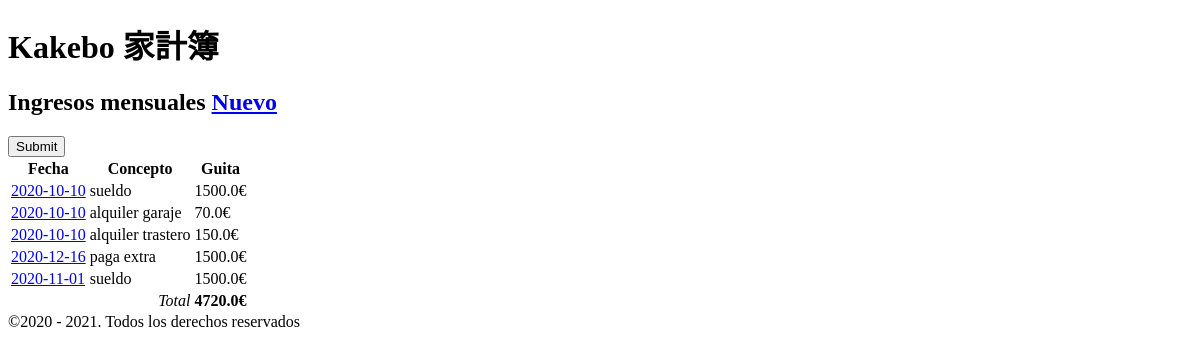
Before: / with the older database file.
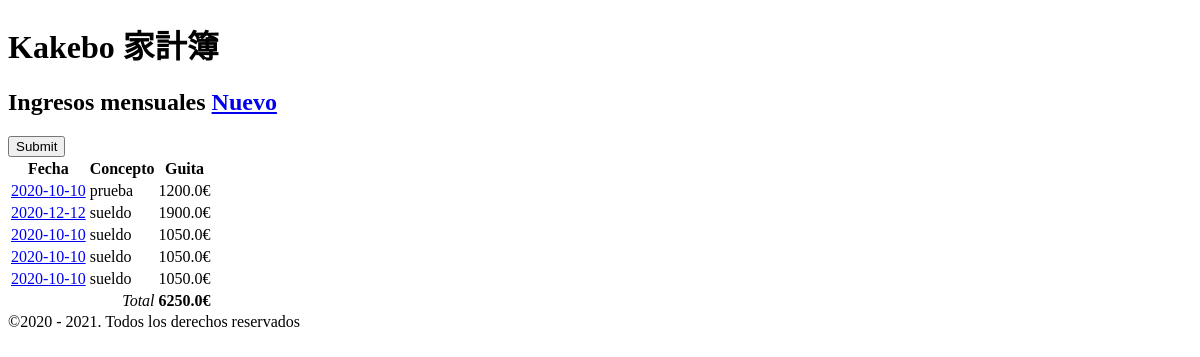
After: the same page with the newer database file.
### tables this page shows
CREATE TABLE "movimientos" (
	"id"	INTEGER,
	"concepto"	TEXT NOT NULL,
	"fecha"	TEXT NOT NULL,
	"cantidad"	REAL NOT NULL,
	PRIMARY KEY("id" AUTOINCREMENT)
);

### movements/views.py (the view)
@app.route('/')
def listaIngresos():
    conn = sqlite3.connect('movements/data/basededatos.db')
    c = conn.cursor()
    c.execute('SELECT fecha, concepto, cantidad, id FROM movimientos;')
    '''
    fIngresos = open("movements/data/basededatos.csv", "r")
    csvReader = csv.reader(fIngresos, delimiter=',', quotechar='"')
    ingresos = list(csvReader)
    '''
    ingresos = c.fetchall()
    total=0
    for ingreso in ingresos:
        total += float(ingreso[2])
    conn.close()
    return render_template('movementsList.html', datos=ingresos, total=total)

### movements/templates/movementsList.html (shortened to what this page needs)
{% extends 'base.html' %}
{% block content %}
    <h2>Ingresos mensuales <a href="creaalta">Nuevo</a></h2>
        <button>
            Submit
        </button>
    <br>
    <table>
        <thead>
            <tr>
                <th>Fecha</th>
                <th>Concepto</th>
                <th>Guita</th>
            </tr>
        </thead>
        <tbody>
            {% for registro in datos %}
                <tr>
                    <td><a href="modifica/{{registro[3]}}">{{registro[0]}}</a></td>
                    <td>{{registro[1]}}</td>
                    <td>{{registro [2]}}€</td>
                </tr>
            {% endfor %}
            <tr>
                <td colspan="2" style="text-align: right;"><em>Total</em></td>
                <td><strong>{{total}}€</strong></td>
            </tr>
        </tbody>
    </table>
{% endblock %}

### movements/templates/base.html (shortened to what this page needs)
<!DOCTYPE html>
<html lang="en">
    <head>
    </head>
    <body>
        <header>
            <h1>Kakebo 家計簿</h1>
        </header>
        <section>
            {% block content %}{% endblock %}
        </section>
        <footer>
            &copy;2020 - 2021. Todos los derechos reservados
        </footer>
    </body>
</html>

Changed rows visible on the page:
removed movimientos: fecha "2020-10-10", concepto "alquiler garaje", cantidad "70.0"
removed movimientos: fecha "2020-12-16", concepto "paga extra", cantidad "1500.0"
changed movimientos: concepto "sueldo" → "prueba"; cantidad "1500.0" → "1200.0"
added movimientos: fecha "2020-12-12", concepto "sueldo", cantidad "1900.0"
changed movimientos (number 3 of 5 on the later page): concepto "alquiler trastero" → "sueldo"; cantidad "150.0" → "1050.0"
added movimientos: fecha "2020-10-10", concepto "sueldo", cantidad "1050.0"
changed movimientos (number 5 of 5 on the later page): fecha "2020-11-01" → "2020-10-10"; cantidad "1500.0" → "1050.0"
Other visible differences:
{{ total }}: "4720.0" → "6250.0"
